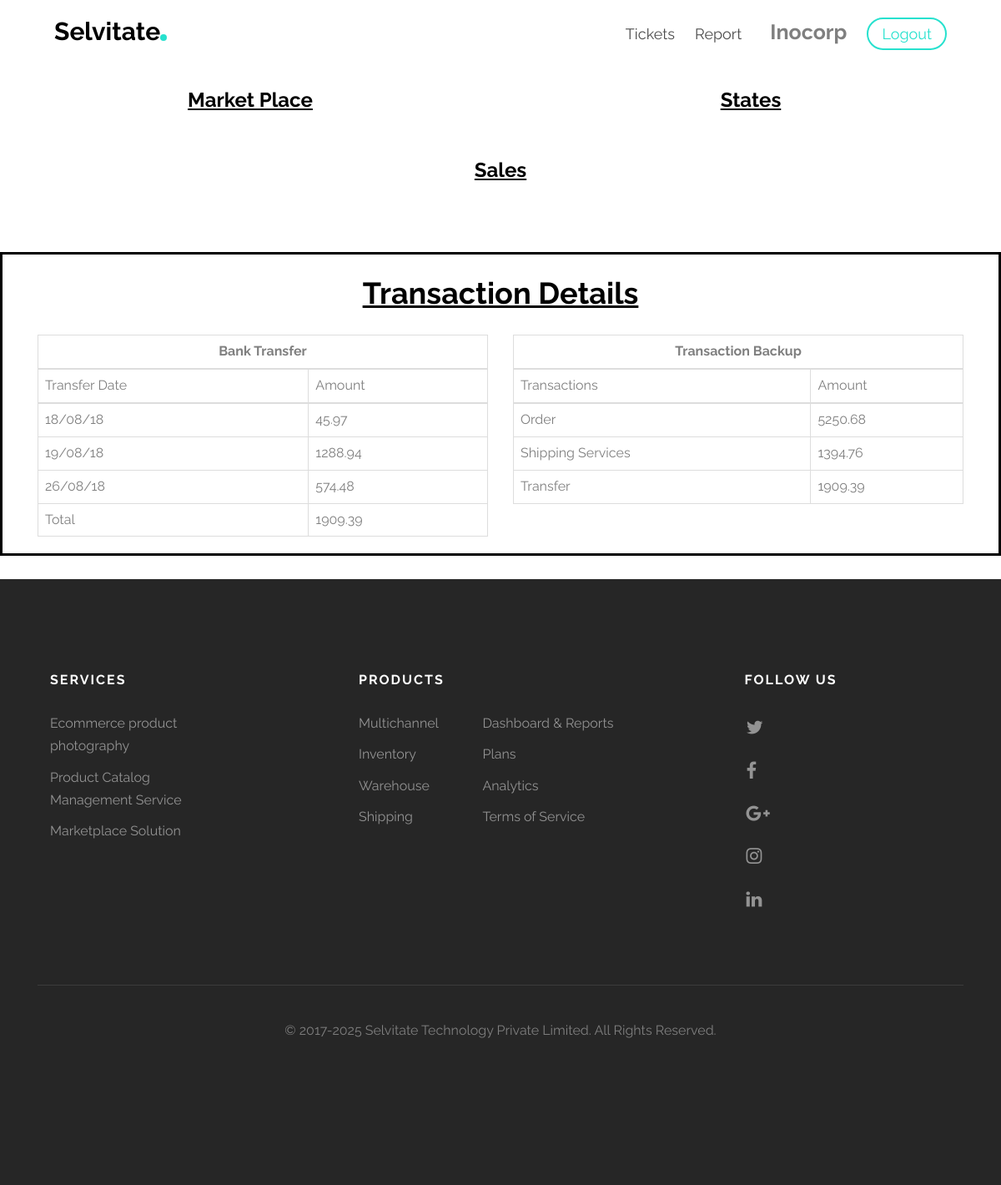
/graph.php (signed in), run on the app's committed database.
### tables this page shows
CREATE TABLE `banktransfer` (
  `userid` varchar(40) NOT NULL,
  `t_date` varchar(300) NOT NULL,
  `amount` varchar(300) NOT NULL
);

CREATE TABLE `transaction` (
  `userid` varchar(100) NOT NULL,
  `transaction` varchar(200) NOT NULL,
  `amount` varchar(300) NOT NULL
);

### graph.php (the view, shortened to what this page needs)
<?php
	include ('database.php');
	$cname = $_SESSION['cname'];
?>
<!DOCTYPE html>
<html>
  <head>
  <link rel="stylesheet" href="https://maxcdn.bootstrapcdn.com/bootstrap/4.0.0/css/bootstrap.min.css">
	<link rel="stylesheet" href="css/animate.css">
	<link rel="stylesheet" href="css/icomoon.css">
	<link rel="stylesheet" href="css/bootstrap.css">
	<link rel="stylesheet" href="css/flexslider.css">
	<link rel="stylesheet" href="css/owl.carousel.min.css">
	<link rel="stylesheet" href="css/owl.theme.default.min.css">
	<link rel="stylesheet" href="css/style.css">
  </head>
	<div id="fh5co-page">
	<header id="fh5co-header" role="banner">
		<div class="container">
			<div class="header-inner">
				<h1><a href="graph.php">Selvitate</a></h1>
				<nav role="navigation" >
						<ul>
                            <li><a href="ticket.php">Tickets</a></li>
							<li><a href="graph.php">Report</a></li>
                            <li class="cta"><b style="font-size:25px"><?php echo $cname ?></b></li>
                            <li class="cta"><a href="logut.php">Logout</a></li>
                        </ul>
				</nav>
			</div>
		</div>
	</header>
	<div>
		<br />
	</div>
	<body >
    <div class="container-fluid">
      <div class="row">
        <div class="col-12 col-md-6">
			<center><h3><b><u>Market Place</u></b></h3></center>
        </div>
        <div class="col-12 col-md-6">
			<center><h3><b><u>States</u></b></h3></center>
        </div>
      </div>
	  <div>
		<br />
	  </div>
      <div class="row">
        <div class="col-12 col-md-12">
			 <center><h3><b><u>Sales</u></b></h3></center>
        </div>
      </div>
    </div>
	<div>
		<br /><br />
	  </div>
	 <div style=" border-style: solid;border-color:black">
		<br />
		<h1><center><b><u>Transaction Details</u></b></center></h1>
	<div class="container">
    <div class="row">
      <div class="col-12 col-md-6">
  			<table class="table table-bordered" >
    			<thead>
    					<th colspan="2"><center><b>Bank Transfer</b></center></th>
    				<tr>
    					<td>Transfer Date</td>
    					<td>Amount</td>
    				</tr>
    			</thead>
    			<tbody>
    				<?php
					$name = $_SESSION['name'];
    					$sel = "select * from banktransfer where userid='$name'";
    						$conn = mysqli_query($con,$sel);
    						while($row = mysqli_fetch_array($conn))
    							{
    								$tdate = $row['t_date'];
    								$amt= $row['amount'];
    				?>
    					<tr>
    					<td><?php echo $tdate ?></td>
    					<td><?php echo $amt ?></td>
    					</tr>
    							<?php } ?>
    			 </tbody>
  		  </table>
      </div>
      <div class="col-12 col-md-6">
  			<table class="table table-bordered">
  			<thead>
					<th colspan="2"><center><b>Transaction Backup</b></center></th>
  				<tr>
  					<td>Transactions</td>
  					<td>Amount</td>
  				</tr>
  			</thead>
  			<tbody>
  				<?php
  					$sel1 = "select * from transaction where userid='$name'";
  					$con1 = mysqli_query($con,$sel1);
  						while($row1 = mysqli_fetch_array($con1))
  							{
  								$tdate = $row1['transaction'];
  								$amt= $row1['amount'];
  				?>
  					<tr>
  					<td><?php echo $tdate ?></td>
  					<td><?php echo $amt ?></td>
  					</tr>
  							<?php } ?>
  			</tbody>
  		</table>
	   </div>
   </div>
  </div>
	</div>
	<div>
		<br />
	</div>
 </body>
<footer id="fh5co-footer" role="contentinfo">
		<div class="container">
			<div class="col-md-3 col-sm-12 col-sm-push-0 col-xs-12 col-xs-push-0">
				<h3>Services</h3>
				<ul class="float">
					<li><a href="#">Ecommerce product photography</a></li>
					<li><a href="#">Product Catalog Management Service</a></li>
					<li><a href="#">Marketplace Solution</a></li>
					</ul>
			</div>
			<div class="col-md-6 col-md-push-1 col-sm-12 col-sm-push-0 col-xs-12 col-xs-push-0">
				<h3>Products</h3>
				<ul class="float">
					<li><a href="#">Multichannel</a></li>
					<li><a href="#">Inventory</a></li>
					<li><a href="#">Warehouse</a></li>
					<li><a href="#">Shipping</a></li>
				</ul>
				<ul class="float">
					<li><a href="#">Dashboard & Reports</a></li>
					<li><a href="#">Plans</a></li>
					<li><a href="#">Analytics</a></li>
					<li><a href="Terms_Of_Service.html">Terms of Service</a></li>
				</ul>
			</div>
			<div class="col-md-2 row-md-push-2 row-sm-12 col-sm-push-0 row-xs-12 row-xs-push-0">
			<aside id="black-studio-tinymce-4" class="widget widget_black_studio_tinymce">
				<h3>Follow Us</h3>
				<ul class="fh5co-social">
					<li><a href="https://twitter.com/selvitate"><i class="icon-twitter"></i></a></li>
					<li><a href="https://www.facebook.com/selvitate"><i class="icon-facebook"></i></a></li>
					<li><a href="https://plus.google.com/u/0/114242811671979900662"><i class="icon-google-plus"></i></a></li>
					<li><a href="https://www.instagram.com/selvitate/"><i class="icon-instagram"></i></a></li>
					<li><a href="https://www.linkedin.com/in/selvitate-technologies-071382146"><i class="icon-linkedin"></i></a></li>
				</ul>
			</aside>
			</div>
			<div class="col-md-12 fh5co-copyright text-center">
				<p>&copy; 2017-2025 Selvitate Technology Private Limited. All Rights Reserved. </p>
			</div>
		</div>
	</footer>
	</div>
</html>

### css/icomoon.css (style rules this page uses)
[class^="icon-"], [class*=" icon-"] { font-family: 'icomoon' !important; speak: none; font-style: normal; font-weight: normal; font-variant: normal; text-transform: none; line-height: 1; -webkit-font-smoothing: antialiased; -moz-osx-font-smoothing: grayscale; }
.icon-twitter:before { content: "\f099"; }
.icon-facebook:before { content: "\f09a"; }
.icon-google-plus:before { content: "\f0d5"; }
.icon-linkedin:before { content: "\f0e1"; }
.icon-instagram:before { content: "\f16d"; }

### data on the page
banktransfer: t_date "18/08/18", amount "45.97"
banktransfer: t_date "19/08/18", amount "1288.94"
banktransfer: t_date "26/08/18", amount "574.48"
banktransfer: t_date "Total", amount "1909.39"
transaction: transaction "Order", amount "5250.68"
transaction: transaction "Shipping Services", amount "1394.76"
transaction: transaction "Transfer", amount "1909.39"

### other printed values
$cname "Inocorp"
